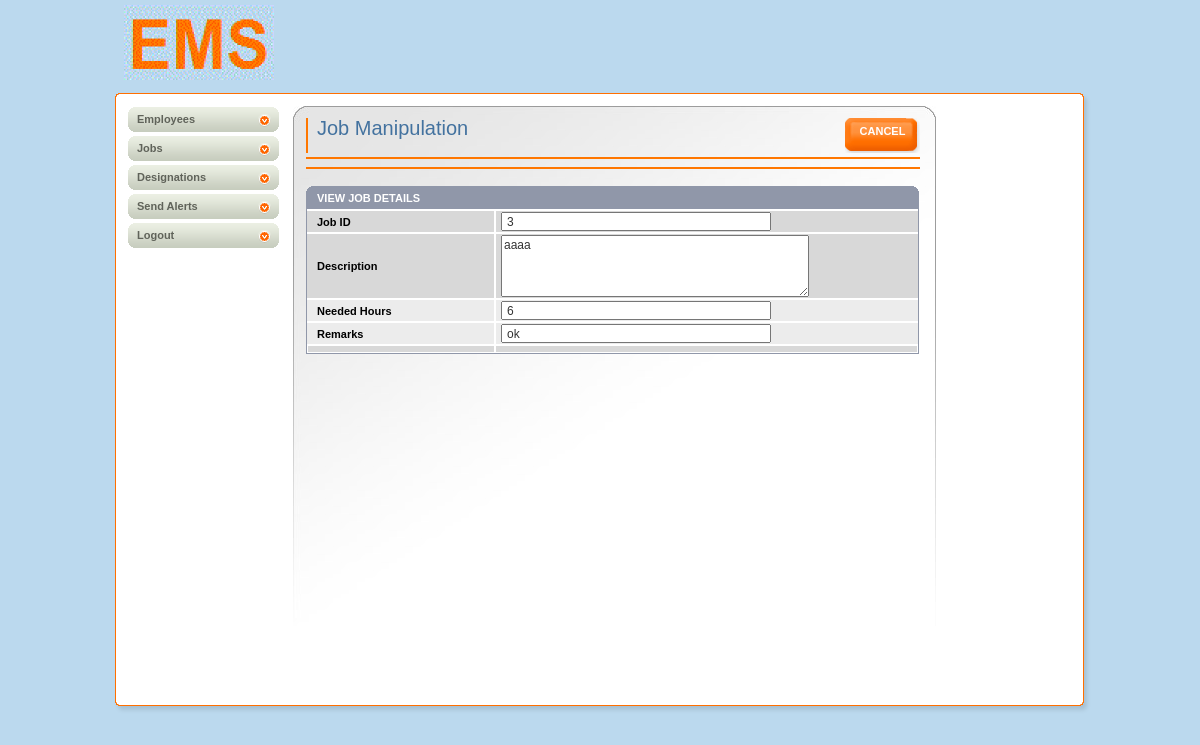
Screenshot of /job_view.php?id=3 with the database file from the repository.
### tables this page shows
CREATE TABLE `job` (
  `id` int(11) NOT NULL,
  `description` varchar(50) NOT NULL,
  `hours` int(11) NOT NULL,
  `status` varchar(50) NOT NULL DEFAULT 'To Assign',
  `remarks` varchar(50) DEFAULT NULL
);

### job_view.php (the view, shortened to what this page needs)
<!DOCTYPE html PUBLIC "-//W3C//DTD XHTML 1.0 Transitional//EN" "http://www.w3.org/TR/xhtml1/DTD/xhtml1-transitional.dtd">
<html>
    <head>
    </head>
    <body>
        <div id="main">
            <div id="header">
                <a href="index.html" class="logo"><img src="img/logo.gif" width="150" height="75" alt=""/></a>
            </div>
            <div id="middle">
                <div id="left-column">
                    <a href="manager_dashboard.php" class="link">Employees</a>
                    <a href="jobs.php" class="link">Jobs</a>
                    <a href="designation.php" class="link">Designations</a>
                    <a href="send_alerts.php" class="link">Send Alerts</a>
                    <a href="index.php" class="link">Logout</a>
                </div>
                <div id="center-column">
                    <div class="top-bar">
                        <a href="jobs.php" class="button">Cancel</a>
                        <h1>Job Manipulation</h1>
                    </div><br/>
                    <div class="select-bar">
                    </div>
                    <div class="table">
                        <img src="img/bg-th-left.gif" width="8" height="7" alt="" class="left"/>
                        <img src="img/bg-th-right.gif" width="7" height="7" alt="" class="right"/>
                        <?php
                        include_once 'config.php';
                        $id = filter_input(INPUT_GET, 'id');
                        $sql = "SELECT * FROM `job` WHERE id=$id";
                        $result = $con->query($sql);
                        $row = mysqli_fetch_assoc($result);
                        echo'
                            <table class="listing form" cellpadding="0" cellspacing="0">
                                <tr>
                                    <th class="full" colspan="2">View Job Details</th>
                                </tr>
                                <tr>
                                    <td class="first" width="172"><strong>Job ID</strong></td>
                                    <td class="last"><input type="text" class="text" name="id" value="' . $row['id'] . '"  readonly="readonly" /></td>
                                </tr>
                                <tr>
                                    <td class="first" width="172"><strong>Description</strong></td>
                                    <td class="last"><textarea name="address" rows="4" cols="41"  readonly="readonly" >' . $row['description'] . '</textarea></td>
                                </tr>
                                <tr class="bg">
                                    <td class="first"><strong>Needed Hours</strong></td>
                                    <td class="last"><input type="text" class="text" name="name" value="' . $row['hours'] . '"  readonly="readonly" /></td>
                                </tr>
                                <tr class="bg">
                                    <td class="first"><strong>Remarks</strong></td>
                                    <td class="last"><input type="text" class="text" name="remarks" value="' . $row['remarks'] . '" readonly="readonly" /></td>
                                </tr>
                        <tr><td></td><td></td></tr>
                        </table>
                        ';
                        ?>
                    </div>
                </div>
            </div>
            <div id="footer"></div>
        </div>
    </body>
</html>

### css/all.css (style rules this page uses)
body { margin: 0; padding: 0; background: #BBD9EE; color: #000; font-family: tahoma,arial,sans-serif; font-size: 11px; }
img { border: none; }
a { color: #060606;text-decoration:none }
input { vertical-align: middle }
input.text,select,textarea { font-family: arial,sans-serif; color: #333; font-size: 12px; vertical-align: middle; }
input.text { padding: 1px 0 0 4px; height: 14px; font-weight: normal; }
#main { width: 992px; margin: 0 auto; }
#header { position: relative; width: 992px; height: 106px; background: url(../img/bg-header.gif) no-repeat left bottom; }
a.logo { position: absolute; top: 5px; left: 20px; }
#middle { float: left; width: 967px; background: url(../img/bg-middle.gif) repeat-y left; padding: 0 13px 0 12px; }
#left-column { float: left; padding: 1px 14px 0 12px; width: 151px; }
#center-column { float: left; width: 614px; background: url(../img/bg-center-column.jpg) no-repeat left top; min-height: 584px; padding: 12px 16px 0 13px; }
#footer { float: left; width: 100%; background: url(../img/bg-footer.gif) no-repeat; height: 15px; }
#left-column a { color: #3E3E3E; }
#left-column .link { display: block; width: 142px; height: 25px; background: url(../img/bg-left-link.gif); margin: 0 0 4px 0; font-weight: bold; padding: 0 0 0 9px; line-height: 25px; color: #60635A; }
.top-bar { float: left; width: 603px; border-left: 2px solid #f70; padding: 0 0 0 9px; margin: 0 0 4px 0; }
.top-bar h1 { font: 20px/21px verdana,sans-serif; color: #43729F; margin: 0 0 4px 0; }
.top-bar a.button { float: right; display: block; width: 75px; height: 35px; text-align: center; color: #fff; text-transform: uppercase; font-weight: bold; line-height: 27px; background: url(../img/bg-orange-button.gif) no-repeat; }
.select-bar { clear: both; border-top: 2px solid #f70; border-bottom: 2px solid #f70; padding: 5px 0 3px 0; margin: 0 0 17px 0; }
div.table { float: left; position: relative; width: 614px; margin: 0 0 37px 0; }
table.listing { border-bottom: 1px solid #9097A9; width: 613px; padding: 0; margin: 0; border: 1px solid #9097A9; }
table.listing th { border-top: 0!important; }
table.listing th.full { border-left: 0; border-right: 0!important; text-align: left; text-transform: uppercase; }
div.table img.left { position: absolute; top: 0; left: 0; }
div.table img.right { position: absolute; top: 0; right: 1px; }
table.listing td,table.listing th { border: 1px solid #fff; text-align: center; }
table.listing th { background: #9097A9; color: #fff; padding: 5px; }
table.listing td { background: #D8D8D8; color: #000; padding: 3px 5px; }
table.listing .bg td { background: #ECECEC; }
table.listing .first { border-left: 0px solid #9097A9; text-align: left; }
table.listing .last { border-right: 0px solid #9097A9; }
table.form .last { padding: 1px 0 1px 5px; text-align: left; }
table.form th,table.form td { padding-left: 10px; }
table.form input.text { width: 262px }

### rows the page displays
job: id "3", address "aaaa", name "6", remarks "ok"
